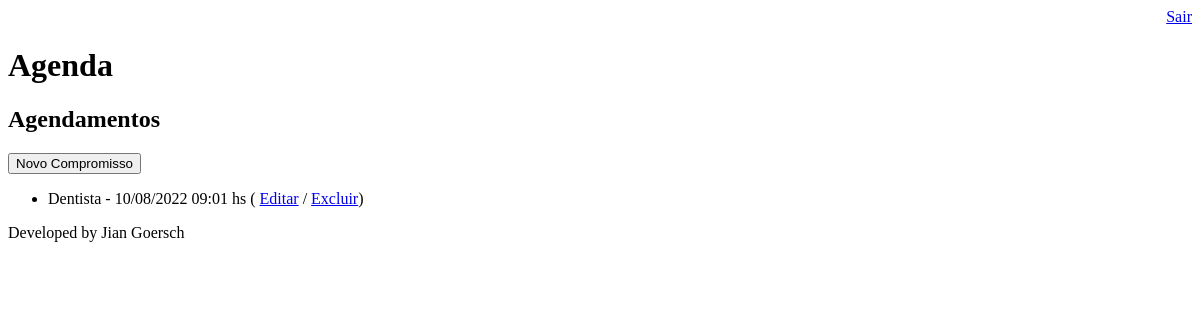
The app's page /agenda/ (signed in), older data.
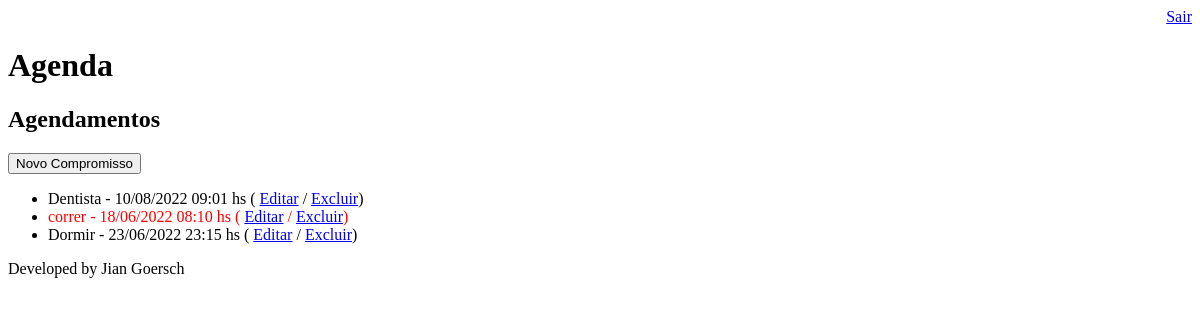
The same page, newer data.
### core/models.py (models this page shows, shortened)
class Compromisso(models.Model):
    titulo = models.CharField(max_length=100)
    descricao = models.TextField(blank=True, null=True)
    data_evento = models.DateTimeField(verbose_name='Data do Evento: ')
    data_criacao = models.DateTimeField(auto_now=True)
    usuario = models.ForeignKey(User, on_delete=models.CASCADE) #associando usuário ao evento(Chave estrangeira) ondelete cascade é para excluir todos os eventos caso o user seja deletado
    class Meta:
        db_table = 'compromisso'
    def get_data_evento(self):
        return self.data_evento.strftime('%d/%m/%Y %H:%M hs')
    def get_compromisso_atrasado(self):
        if self.data_evento < datetime.now():
            return True
        else:
            return False

### core/views.py (the view)
# urls.py: path('agenda/', views.lista_compromissos),
@login_required(login_url='/login/') #arroba identifica que é um decorator
def lista_compromissos(request):
    usuario = request.user
    compromisso = Compromisso.objects.filter(usuario=usuario) #__significa maior que no django/ __lt significa menor que
    dados = {'compromissos':compromisso}
    return render(request, 'agenda.html', dados)

### agenda/templates/agenda.html
{% extends "model-page.html" %}
{% block content %}
    <h2>Agendamentos</h2>
    <a href="compromisso/">
    <button type="button">Novo Compromisso</button>
    </a>
    <ul style="font-size 20px">
        {% for compromisso in compromissos %}
            <li>
                <div style= {% if compromisso.get_compromisso_atrasado %}
                                "color:red"
                                {% endif %}>
                    {{ compromisso.titulo }} - {{ compromisso.get_data_evento }}
                    ( <a href="compromisso/?id={{ compromisso.id }}">Editar</a>
                    / <a href="compromisso/delete/{{ compromisso.id }}/">Excluir</a>)
                </div>
            </li>
        {% endfor %}
    </ul>
{% endblock %}

Row changes from the older to the newer data that the page shows:
added Compromisso: titulo "correr", get_data_evento "18/06/2022 08:10 hs"
added Compromisso: titulo "Dormir", get_data_evento "23/06/2022 23:15 hs"
